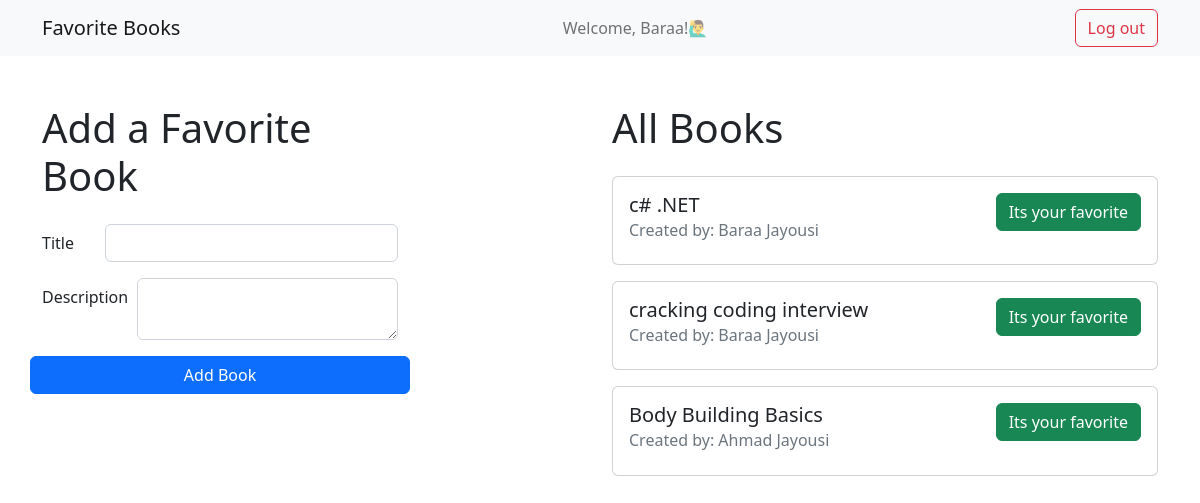
Page /books (signed in) on the committed database.
### authentication_app/models.py (models this page shows)
class Users(models.Model):
    first_name= models.CharField(max_length=255)
    last_name = models.CharField(max_length=255)
    email = models.EmailField(unique=True, max_length=254)
    password = models.CharField(max_length=60)
    created_at = models.DateTimeField(auto_now_add = True)
    updated_at = models.DateTimeField(auto_now=True)
    objects = UsersMethods()

### fav_books_app/models.py (models this page shows)
class Book(models.Model):
    title = models.CharField(max_length=255)
    description = models.TextField()
    uploaded_by = models.ForeignKey(Users, related_name="books_uploaded", on_delete= models.CASCADE)
    user_who_like = models.ManyToManyField(Users, related_name="liked_books")
    created_at = models.DateTimeField(auto_now_add=True)
    updated_at = models.DateTimeField(auto_now=True)
    objects = BookManager()

### fav_books_app/views.py (the view)
# urls.py: path('',views.render_books_page, name='render_books_page'),
def render_books_page(request):
    if 'user_id' not in request.session:
        return redirect('/')
    context = {
        "user" : Users.objects.get(id = request.session['user_id']),
        "books": Book.objects.all()
    }
    return render(request, 'books_home.html', context)

### fav_books_app/templates/books_home.html (shortened to what this page needs)
{% extends 'main_layout.html' %}
{% block user_greeting %} Welcome, {{user.first_name|title}}!🙋‍♂️ {% endblock %}
{% block content %}
    <div class="row justify-content-between">
        <div class="col-4">
            <h1 class="mb-4">Add a Favorite Book</h1>
            <form action="{% url 'add_fav_book' %}" method="post">
                <div class="row mb-3">
                    <label for="book_title" class="col-form-label col-2">Title</label>
                    <div class="col-10">
                        <input type="text" name="book_title" id="book_title" class="form-control">
                    </div>
                </div>
                <div class="row mb-3">
                    <label for="book_desc" class="col-form-label col-3">Description</label>
                    <div class="col-9">
                        <textarea type="text" name="book_desc" id="book_desc" class="form-control"></textarea>
                    </div>
                </div>
                <div class="row mb-3">
                    <input class="btn btn-primary" type="submit" value="Add Book">
                </div>
            </form>
        </div>
        <div class="col-6">
            <h1 class="mb-4">All Books</h1>
            {% for book in books %}
            <div class="card mb-3">
                <div class="card-body">
                    <div class="row">
                        <div class="col-7"  style="transform: rotate(0);">
                            <h5 class="card-title">{{book.title}}</h5>
                            <h6 class="card-subtitle mb-2 text-muted">Created by: {{book.uploaded_by.first_name|title}} {{book.uploaded_by.last_name|title}}</h6>
                        </div>
                        <div class="col-5 text-end">
                            {% if not user in book.user_who_like.all %}
                            <form action="{% url 'process_fav_book' %}" method="post">
                                {% csrf_token %}
                                <input type="hidden" name="action" value="add_to_fav">
                                <input type="hidden" name="book_id" value="{{book.id}}">
                                <input type="hidden" name="path" value="{{request.path}}">
                                <input class="btn btn-outline-primary" type="submit" value="Add To Favorite">
                            </form>
                            {% else %}
                            <a href="#" class="btn btn-success ">Its your favorite</a>
                            {% endif %}
                        </div>
                    </div>
                </div>
            </div>
            {% endfor %}
        </div>
    </div>
{% endblock %}

### rows in the picture
Users: first_name "Baraa"
Book: title "c# .NET", uploaded_by.first_name "Baraa", uploaded_by.last_name "Jayousi", shows "Its your favorite"
Book: title "cracking coding interview", uploaded_by.first_name "Baraa", uploaded_by.last_name "Jayousi", shows "Its your favorite"
Book: title "Body Building Basics", uploaded_by.first_name "Ahmad", uploaded_by.last_name "Jayousi", shows "Its your favorite"
